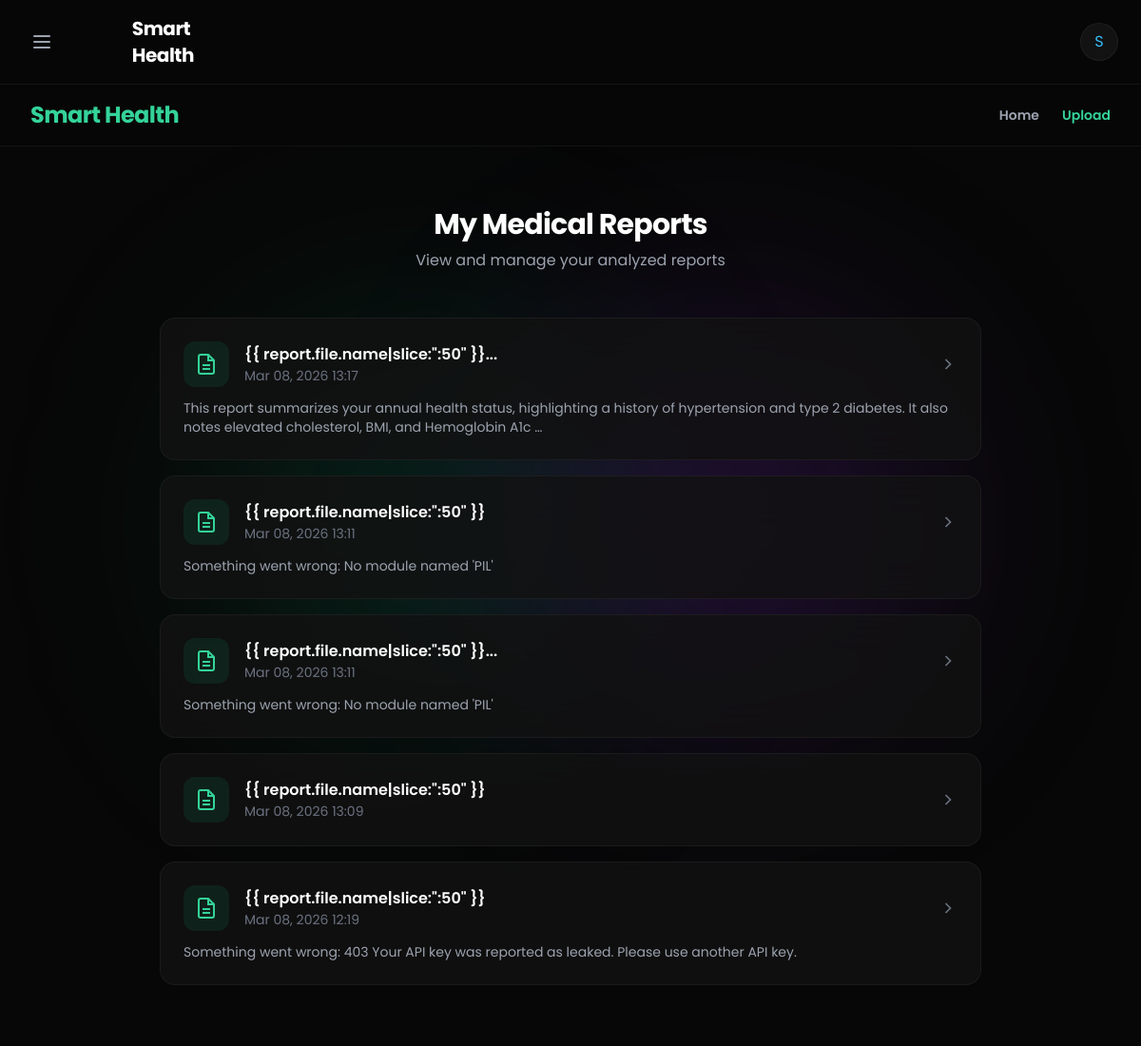
The app's page /reports/ (signed in), older data.
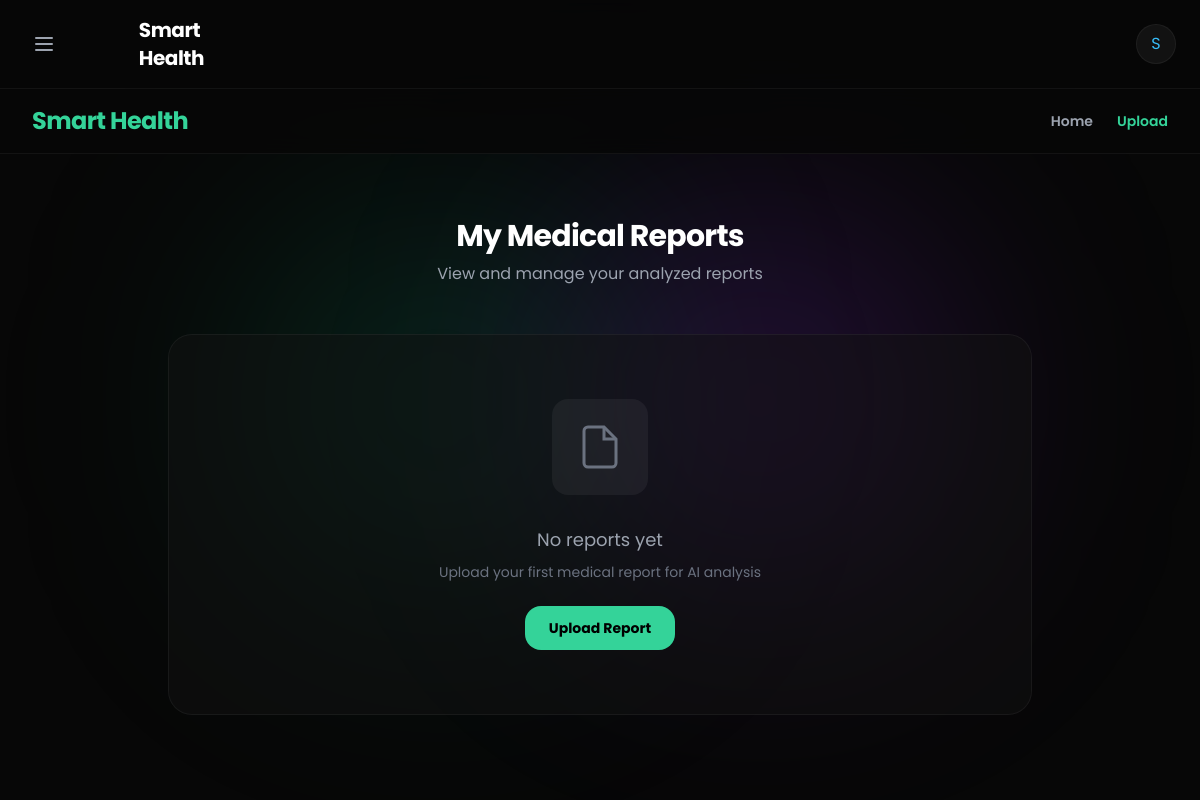
The same page, newer data.
### healthapp/models.py (models this page shows, shortened)
class MedicalReport(models.Model):
    user = models.ForeignKey(User, on_delete=models.CASCADE)
    file = models.FileField(upload_to='medical_reports/%Y/%m/', max_length=255)
    uploaded_at = models.DateTimeField(auto_now_add=True)
    raw_text = models.TextField(blank=True, null=True)
    summary = models.TextField(blank=True, null=True)
    lifestyle_advice = models.TextField(blank=True, null=True)
    medicine_suggestions = models.TextField(blank=True, null=True)
    doctor_suggestions = models.TextField(blank=True, null=True)
    conditions_notes = models.TextField(blank=True, null=True)
    extracted_metrics = models.JSONField(default=list, blank=True)
    lifestyle_plan = models.JSONField(default=list, blank=True)
    workout_plan = models.JSONField(default=list, blank=True)
    diet_plan = models.JSONField(default=list, blank=True)

### healthapp/views.py (the view)
# urls.py: path('reports/', views.report_list, name='report_list'),
@login_required(login_url='login')
def report_list(request):
    reports = MedicalReport.objects.filter(user=request.user).order_by('-uploaded_at')
    return render(request, 'healthapp/report_list.html', {'reports': reports})

### healthapp/templates/healthapp/report_list.html (shortened to what this page needs)
{% extends 'healthapp/base.html' %}
{% block content %}
<div class="fixed inset-0 -z-10 h-full w-full bg-[#070707]">
    <div
        class="absolute top-1/2 left-[20%] -translate-y-1/2 w-[400px] h-[400px] bg-emerald-600/20 rounded-full blur-[120px]">
    </div>
    <div
        class="absolute top-1/2 right-[20%] -translate-y-1/2 w-[400px] h-[400px] bg-purple-600/20 rounded-full blur-[120px]">
    </div>
</div>
<nav class="sticky top-0 z-50 bg-[#070707]/80 backdrop-blur-md border-b border-white/5 px-4 md:px-8 py-4">
    <div class="max-w-7xl mx-auto flex justify-between items-center">
        <h1 class="text-xl md:text-2xl font-bold text-emerald-400 tracking-tight">Smart Health</h1>
        <div class="flex items-center gap-4 md:gap-6">
            <a href="{% url 'home' %}"
                class="text-xs md:text-sm font-semibold text-gray-400 hover:text-emerald-400 transition-colors">Home</a>
            <a href="{% url 'report_upload' %}"
                class="text-xs md:text-sm font-semibold text-emerald-400 hover:text-emerald-300 transition-colors">Upload</a>
        </div>
    </div>
</nav>
<div class="max-w-4xl mx-auto px-2 md:px-4 py-8 md:py-16">
    <div class="text-center mb-10 md:mb-12">
        <h2 class="text-2xl md:text-3xl font-bold text-white tracking-tight">My Medical Reports</h2>
        <p class="mt-2 text-sm md:text-base text-gray-400">View and manage your analyzed reports</p>
    </div>
    {% if reports %}
    <div class="space-y-4">
        {% for report in reports %}
        <a href="{% url 'report_detail' report.pk %}"
            class="block p-6 bg-[#121212]/80 backdrop-blur-xl rounded-2xl border border-white/5 hover:border-emerald-500/20 transition-all group">
            <div class="flex items-center justify-between">
                <div class="flex items-center gap-4">
                    <div class="p-3 bg-emerald-500/10 rounded-xl text-emerald-400">
                    </div>
                    <div>
                        <p class="font-semibold text-white group-hover:text-emerald-400 transition-colors">{{
                            report.file.name|slice:":50" }}{% if report.file.name|length > 50 %}...{% endif %}</p>
                        <p class="text-sm text-gray-500">{{ report.uploaded_at|date:"M d, Y H:i" }}</p>
                    </div>
                </div>
                <svg xmlns="http://www.w3.org/2000/svg" width="20" height="20" viewBox="0 0 24 24" fill="none"
                    stroke="currentColor" stroke-width="2"
                    class="text-gray-500 group-hover:text-emerald-400 transition-colors">
                    <polyline points="9 18 15 12 9 6" />
                </svg>
            </div>
            {% if report.summary %}
            <p class="mt-3 text-sm text-gray-400 line-clamp-2">{{ report.summary|truncatewords:25 }}</p>
            {% endif %}
        </a>
        {% endfor %}
    </div>
    {% else %}
    <div class="text-center py-16 bg-[#121212]/50 rounded-3xl border border-white/5">
        <div class="inline-block p-6 bg-white/5 rounded-2xl mb-6 text-gray-500">
            <svg xmlns="http://www.w3.org/2000/svg" width="48" height="48" viewBox="0 0 24 24" fill="none"
                stroke="currentColor" stroke-width="1.5">
                <path d="M14 2H6a2 2 0 0 0-2 2v16a2 2 0 0 0 2 2h12a2 2 0 0 0 2-2V8z" />
                <polyline points="14 2 14 8 20 8" />
            </svg>
        </div>
        <p class="text-lg text-gray-400">No reports yet</p>
        <p class="mt-2 text-sm text-gray-500">Upload your first medical report for AI analysis</p>
        <a href="{% url 'report_upload' %}"
            class="inline-block mt-6 py-3 px-6 text-sm font-bold text-black bg-emerald-400 rounded-2xl hover:bg-emerald-300 transition-colors">
            Upload Report
        </a>
    </div>
    {% endif %}
</div>
{% endblock %}

Row changes from the older to the newer data that the page shows:
no longer on this page (row edited): MedicalReport: uploaded_at "Mar 08, 2026 13:17", summary "This report summarizes your annual health status, highlighting a history of hypertension and type 2 diabetes. It also notes elevated cholesterol, BMI, and Hemoglobin A1c …"
no longer on this page (row edited): MedicalReport: uploaded_at "Mar 08, 2026 13:11", summary "Something went wrong: No module named 'PIL'"
no longer on this page (row edited): MedicalReport: uploaded_at "Mar 08, 2026 13:11", summary "Something went wrong: No module named 'PIL'"
no longer on this page (row edited): MedicalReport: uploaded_at "Mar 08, 2026 13:09"
no longer on this page (row edited): MedicalReport: uploaded_at "Mar 08, 2026 12:19", summary "Something went wrong: 403 Your API key was reported as leaked. Please use another API key."
Text that changed along with them:
text now shown: "No reports yet Upload your first medical report for AI analysis Upload Report"
